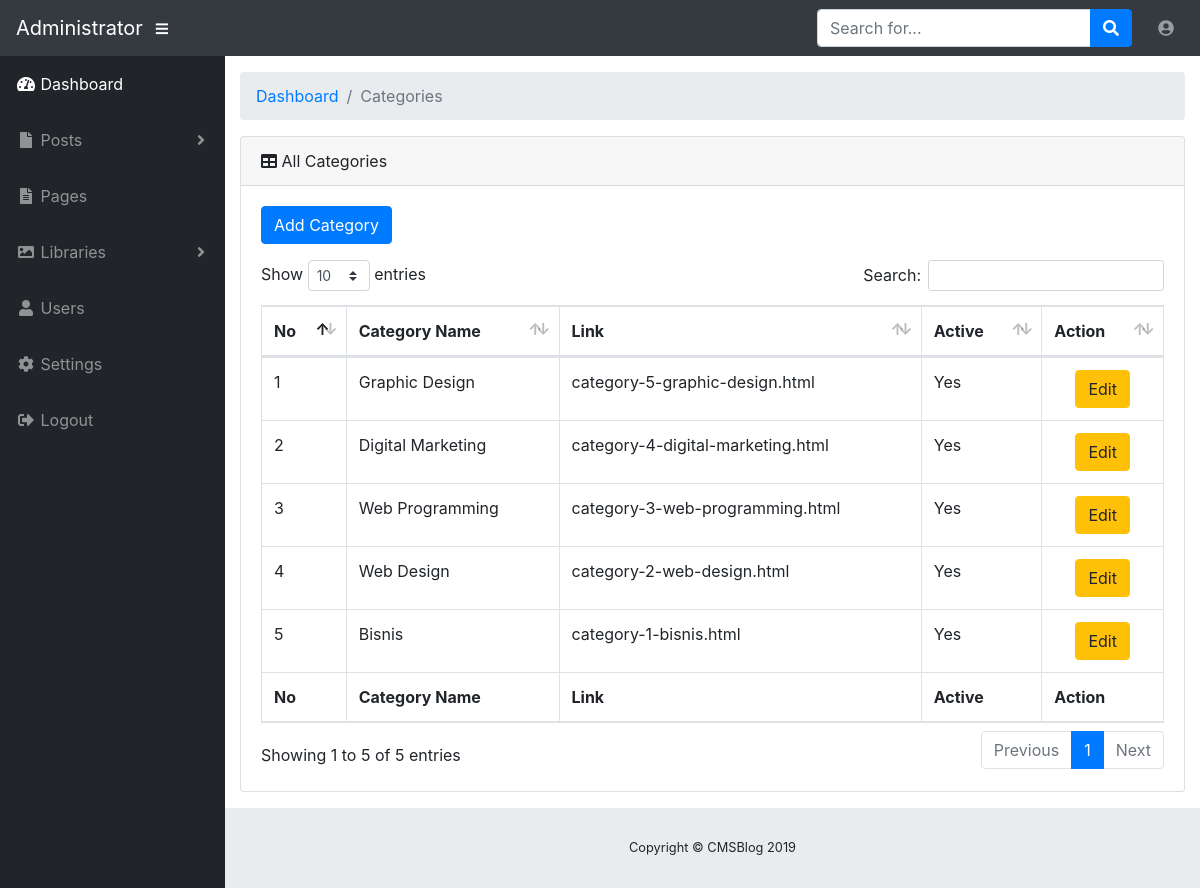
The page /admin/media.php?module=categories (signed in) on the database its author committed.
### tables this page shows
CREATE TABLE `categories` (
  `id` int(10) NOT NULL,
  `title` varchar(255) NOT NULL,
  `seotitle` varchar(255) NOT NULL,
  `active` enum('Yes','No') NOT NULL DEFAULT 'Yes'
);

### admin/modul/mod_categories/categories.php (the view, shortened to what this page needs)
<?php
if (empty($_SESSION['username']) AND empty($_SESSION['password'])){
  echo "<h3>Untuk mengakses modul, Anda harus login dulu.</h3>
        <p><a href='index.php'>LOGIN</a></p>";
}
else {
	$act = isset($_GET['act']) ? $_GET['act'] : '';
	switch($act){
    default: ?>
		<ol class="breadcrumb">
			<li class="breadcrumb-item">
				<a href="media.php?module=home">Dashboard</a>
			</li>
			<li class="breadcrumb-item active">Categories</li>
		</ol>
        <div class="card mb-3">
        	<div class="card-header">
            	<i class="fas fa-table"></i>
            	All Categories
            </div>
      		<div class="card-body">
      			<?php
  				    $query  = "SELECT * FROM categories ORDER BY id DESC";
			        $hasil 	= mysqli_query($con, $query);
			        $data  	= mysqli_fetch_all($hasil, MYSQLI_ASSOC);
  				?>
  				<p><input type="button" class="btn btn-primary" value="Add Category" onclick="window.location.href='?module=categories&act=add'"></p>
	            <div class="table-responsive">
	              <table class="table table-bordered" id="dataTable" width="100%" cellspacing="0">
	                <thead>
	                  <tr>
	                    <th>No</th>
	                    <th>Category Name</th>
	                    <th>Link</th>
	                    <th>Active</th>
	                    <th>Action</th>
	                  </tr>
	                </thead>
	                <tfoot>
	                  <tr>
	                    <th>No</th>
	                    <th>Category Name</th>
	                    <th>Link</th>
	                    <th>Active</th>
	                    <th>Action</th>
	                  </tr>
	                </tfoot>
	                <tbody>
	                	<?php
                		$no = 1;
							foreach($data as $r) :
  						?>
						<tr>
							<td><?php echo $no; ?></td>
							<td><?php echo $r['title']; ?></td>
							<td><?php echo "category-$r[id]-$r[seotitle].html"; ?></td>
							<td><?php echo $r['active']; ?></td>
							<td><center><a class="btn btn-warning" href="?module=categories&act=edit&id=<?php echo $r['id'];?>">Edit</a></center></td>
						</tr>
						<?php
						$no++;
						endforeach;
						?>
	                </tbody>
	            </table>
	    	</div>
        </div>
	</div>
     <?php break;
        case "add" : ?>
		<?php
	}
}
?>

### rows shown on the page
categories: title "Graphic Design", id "5", seotitle "graphic-design", active "Yes"
categories: title "Digital Marketing", id "4", seotitle "digital-marketing", active "Yes"
categories: title "Web Programming", id "3", seotitle "web-programming", active "Yes"
categories: title "Web Design", id "2", seotitle "web-design", active "Yes"
categories: title "Bisnis", id "1", seotitle "bisnis", active "Yes"
